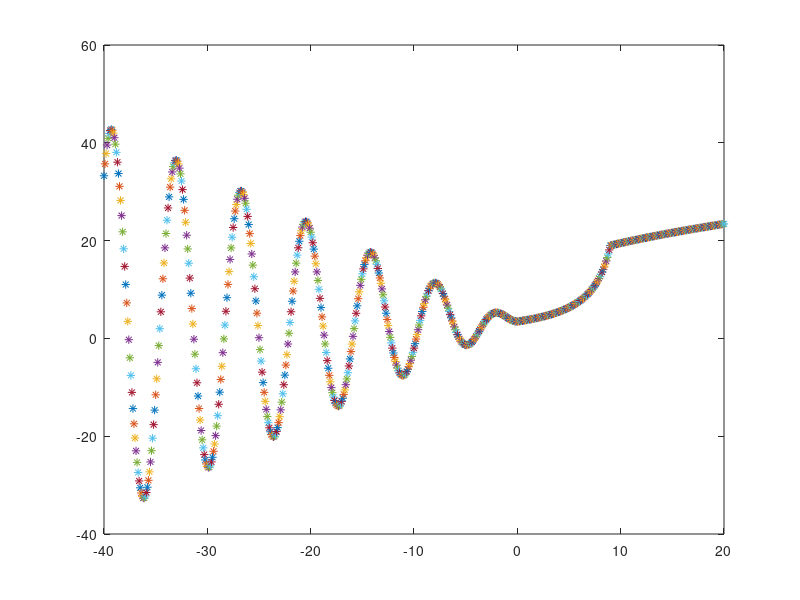

This figure's MATLAB source:


for i = -40:0.1:20
    if (i >= 9.0)
        plot(i, 1.5*sqrt(4*i)+10, '*'); hold on;
    elseif((i < 9.0) && (i >= 0.0))
        plot(i, 38/(11 - i), '*'); hold on;
    else
        plot(i, i*sin(i) + 38/11, '*'); hold on;
    end
    
end




